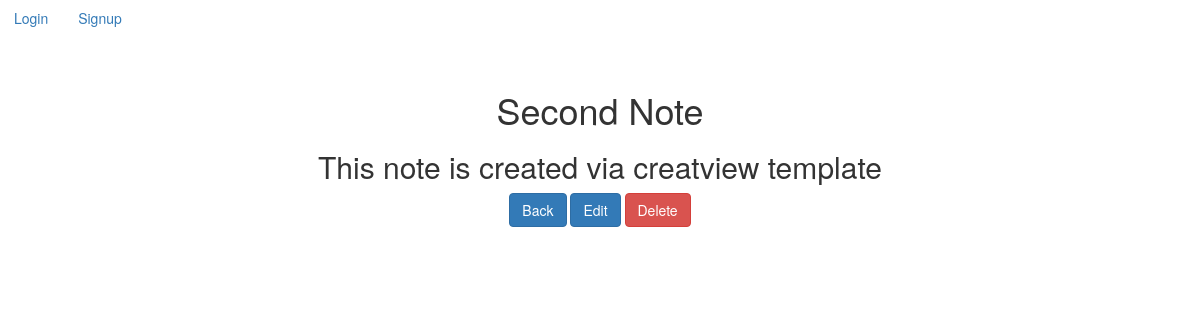
The app's page /notes/notes/3, older data.
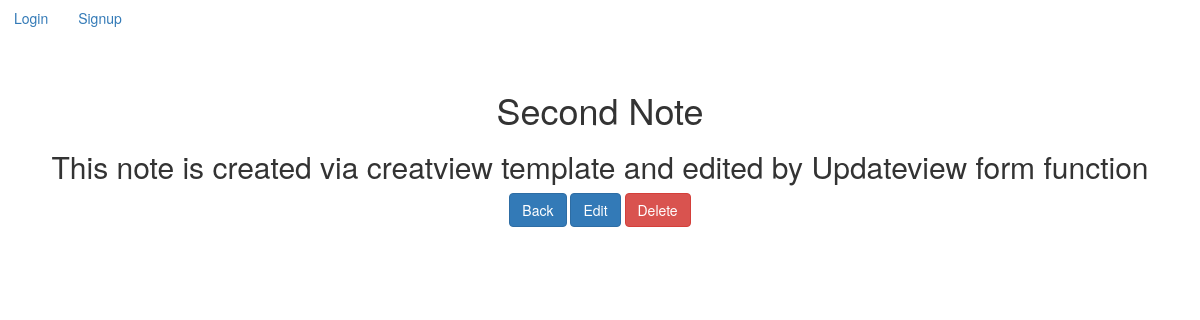
The same page, newer data.
### notes/models.py (models this page shows)
class Note(models.Model):
    title = models.CharField(max_length=200)
    text = models.TextField()
    created = models.DateTimeField(auto_now_add=True)
    user =  models.ForeignKey(User, on_delete=models.CASCADE, related_name='notes')

### notes/views.py (the view)
# urls.py: path('notes/<int:pk>', views.detail, name='notes.details'),
def detail(request, pk):
    try:
        note = Note.objects.get(pk=pk)
    except Note.DoesNotExist:
        raise Http404(" Note Doesnot Exist")
    return render(request, 'notes_details.html', {'notes': note})

### notes/templates/notes_details.html (shortened to what this page needs)
{% extends 'base.html'%}
    {% block content%}
    <h1>{{ notes.title }}</h1>
    <h2>{{ notes.text }}</h2>
<a href="{% url 'notes.list' %}" class="btn btn-primary">Back</a>
<a href="{% url 'notes.update' pk=notes.id%}" class="btn btn-primary">Edit</a>
<a href="{% url 'notes.delete' pk=notes.id%}" class="btn btn-danger">Delete</a>
{% endblock %}

Row changes from the older to the newer data that the page shows:
changed Note "Second Note": text "This note is created via creatview template" → "This note is created via creatview template and edited by Updateview form function"
